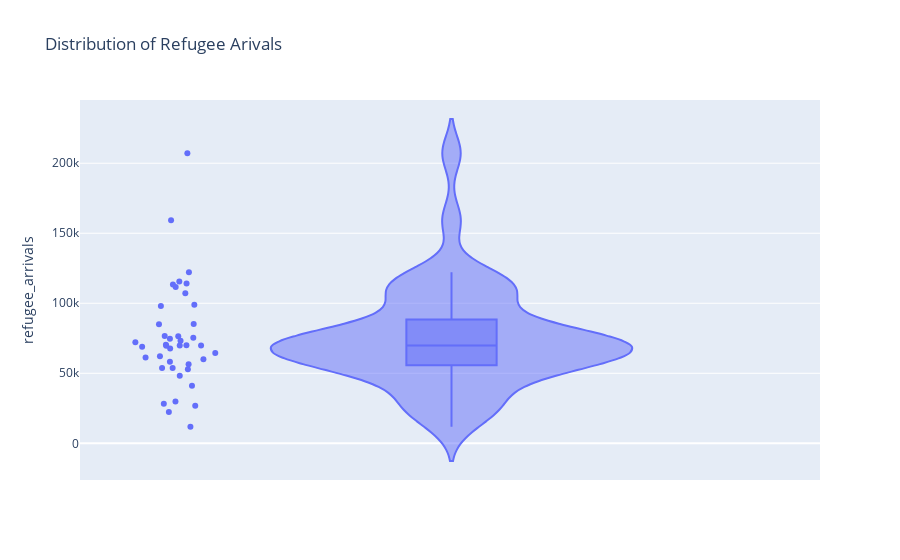

The notebook cell saved with this chart:
### Code cell
refugee_arrivals_violin = px.violin(df, y='refugee_arrivals', points='all', box=True,
                                    title='Distribution of Refugee Arivals')
refugee_arrivals_violin.show()

### Figure 1 — Plotly figure (JSON) as saved in the notebook; plotly's stock layout.template omitted (floating-point values rounded to 4 significant figures)
{"data": [{"alignmentgroup": "True", "box": {"visible": true}, "hovertemplate": "refugee_arrivals=%{y}<extra></extra>", "legendgroup": "", "marker": {"color": "#636efa"}, "name": "", "offsetgroup": "", "orientation": "v", "points": "all", "scalegroup": "True", "showlegend": false, "type": "violin", "x0": " ", "xaxis": "x", "y": [207116, 159252, 98096, 61218, 70393, 67704, 62146, 64528, 76483, 107070, 122066, 113389, 115548, 114181, 111680, 98973, 75421, 69653, 76712, 85285, 72165, 68920, 26785, 28286, 52840, 53738, 41094, 48218, 60107, 74602, 73293, 56384, 58179, 69909, 69975, 69920, 84989, 53691, 22405, 29916, 11840], "y0": " ", "yaxis": "y"}], "layout": {"legend": {"tracegroupgap": 0}, "title": {"text": "Distribution of Refugee Arivals"}, "violinmode": "group", "xaxis": {"anchor": "y", "domain": [0, 1]}, "yaxis": {"anchor": "x", "domain": [0, 1], "title": {"text": "refugee_arrivals"}}}}
